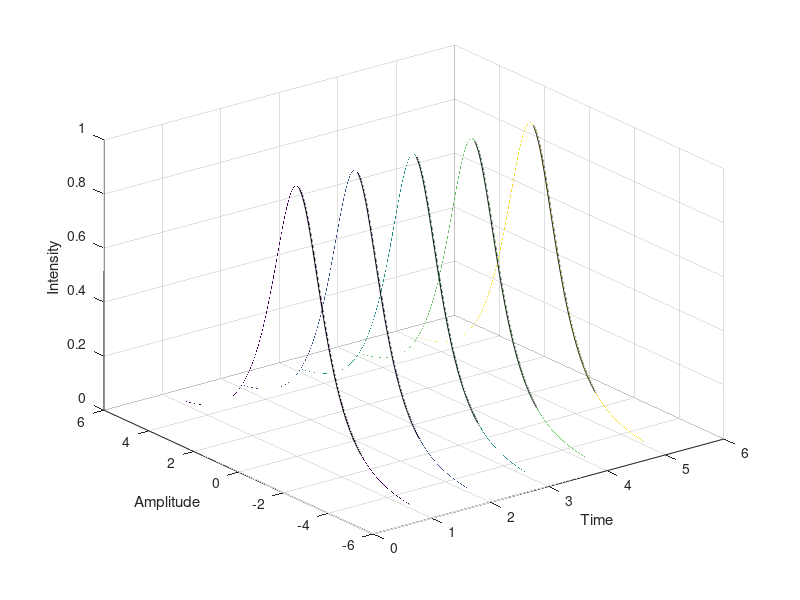
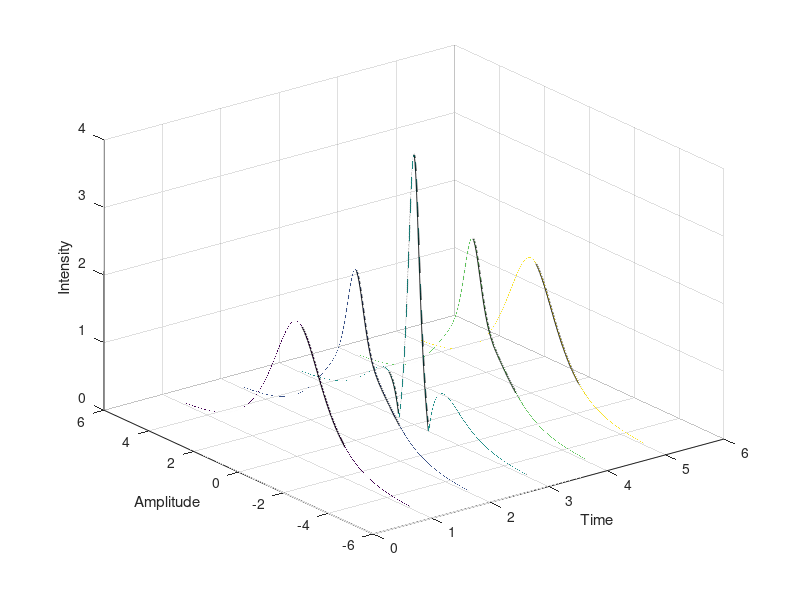

These charts were generated, in order, by the following MATLAB code:
clc; clear all; close all;

t=-5:0.0005:5;
z=0:pi/8:pi/2;
for k=1:length(t)
    for m=1:length(z)
        u(k,m)=sech(t(k))*exp(1i*z(m)/2);       %% 1i - one i
        v(k,m)=4*(cosh(3*t(k))+3*exp(4*1i*z(m))*cosh(t(k)))*exp(1i*z(m)/2)/(cosh(4*t(k))+4*cosh(2*t(k))+3*cos(4*z(m)));
    end
end

u=abs(u);
v=abs(v);
figure
ribbon(t,u,0.01)
xlabel('Time')
ylabel('Amplitude')
zlabel('Intensity')
figure
ribbon(t,v,0.01)
xlabel('Time')
ylabel('Amplitude')
zlabel('Intensity')

